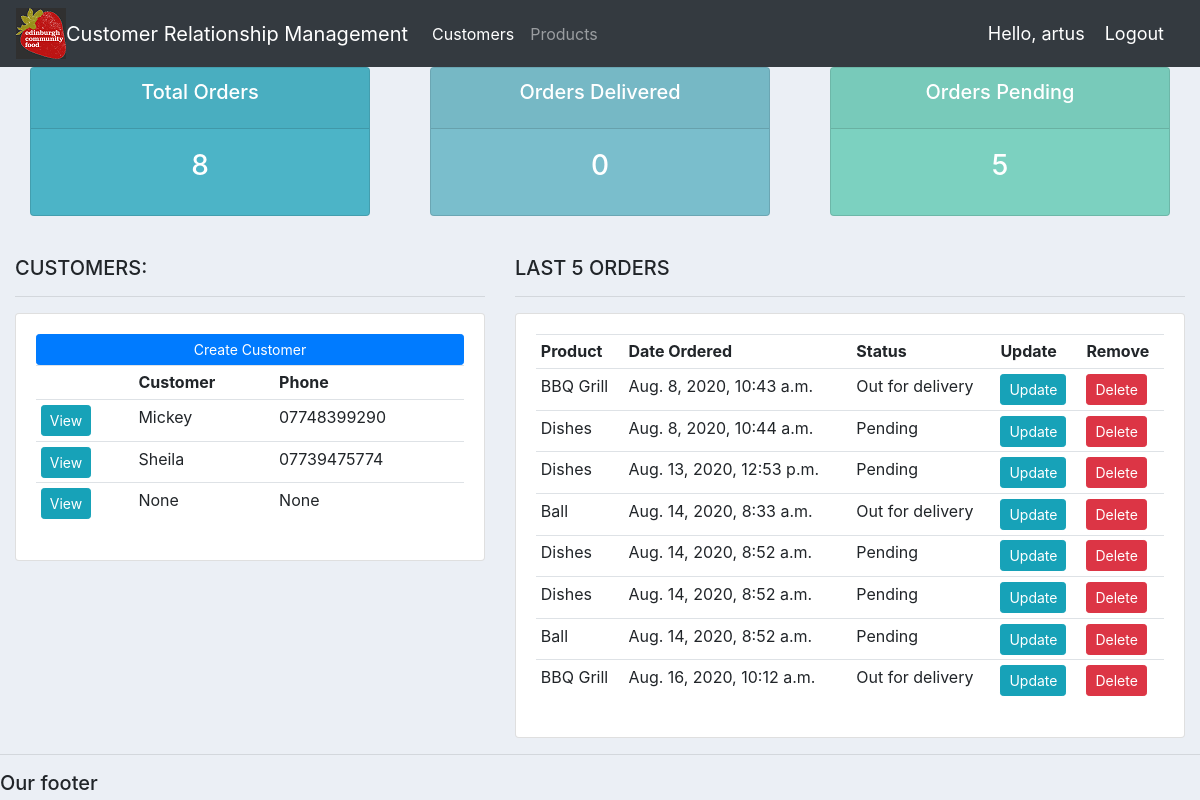
The app's page / (signed in) with its own data.
### accounts/models.py (models this page shows, shortened)
class Customer(models.Model):
        user = models.OneToOneField(User, null=True, on_delete=models.CASCADE)
        name = models.CharField(max_length=200, null=True)
        phone = models.CharField(max_length=200, null=True)
        email = models.CharField(max_length=200, null=True)
        profile_pic = models.ImageField(null=True, blank=True)
        date_created = models.DateTimeField(auto_now_add=True, null=True)

class Order(models.Model):
        STATUS = (
                ('Pending', 'Pending'),
                ('Out for delivery', 'Out for delivery'),
                ('Delivered', 'Delivered'),
                )
        customer = models.ForeignKey(Customer, null=True, on_delete=models.SET_NULL)
        product = models.ForeignKey(Product, null=True, on_delete=models.SET_NULL)
        date_created = models.DateTimeField(auto_now_add=True, null=True)
        status = models.CharField(max_length=200, null=True, choices=STATUS)
        note = models.CharField(max_length=1000, null=True)

class Product(models.Model):
        CATEGORY = (
                ('Indoor', 'Indoor'),
                ('Out Door', 'Out Door'),
                )
        name = models.CharField(max_length=200, null=True)
        price = models.FloatField(null=True)
        category = models.CharField(max_length=200, null=True, choices=CATEGORY)
        description = models.CharField(max_length=200, null=True, blank=True)
        date_created = models.DateTimeField(auto_now_add=True, null=True)
        tags = models.ManyToManyField(Tag)
        def __str__(self):
	        return self.name

### accounts/decorators.py (the view)
	def wrapper_function(request, *args, **kwargs):
		group = None
		if request.user.groups.exists():
			group = request.user.groups.all()[0].name
		if group == 'customer':
			return redirect('user-page')
		if group == 'admin':
			return view_func(request, *args, **kwargs)

### accounts/views.py (called while the page is built)
@login_required(login_url='login')
@admin_only
def home(request):
    orders = Order.objects.all()
    customers = Customer.objects.all()
    total_customers = customers.count()
    total_orders = orders.count()
    delivered = orders.filter(status='Delivered').count()
    pending = orders.filter(status='Pending').count()
    context = {
        'orders': orders,
        'customers': customers,
        'total_orders': total_orders,
        'delivered': delivered,
        'pending': pending
        }
    return render(request, 'accounts/dashboard.html', context)

### accounts/templates/accounts/dashboard.html
{%  extends 'accounts/main.html' %}
{% block content %}
{%  include 'accounts/status.html' %}
<br>
<div class="row">
	<div class="col-md-5">
		<h5>CUSTOMERS:</h5>
		<hr>
		<div class="card card-body">
			<a class="btn btn-primary  btn-sm btn-block" href="">Create Customer</a>
			<table class="table table-sm">
				<tr>
					<th></th>
					<th>Customer</th>
					<th>Phone</th>
				</tr>
				{% for customer in customers %}
					<tr>
						<td><a class="btn btn-sm btn-info" href="{% url 'customer' customer.id %}" >View</a></td>
						<td>{{customer.name}}</td>
						<td>{{customer.phone}}</td>
					</tr>
				{% endfor %}
			</table>
		</div>
	</div>
	<div class="col-md-7">
		<h5>LAST 5 ORDERS</h5>
		<hr>
		<div class="card card-body">
			<table class="table table-sm">
				<tr>
					<th>Product</th>
					<th>Date Ordered</th>
					<th>Status</th>
					<th>Update</th>
					<th>Remove</th>
				</tr>
				{% for order in orders %}
					<tr>
						<td>{{order.product}}</td>
						<td>{{order.date_created}}</td>
						<td>{{order.status}}</td>
						<td><a class="btn btn-sm btn-info" href="{% url 'update_order' order.id %}">Update</a></td>
						<td><a class="btn btn-sm btn-danger" href="{% url 'delete_order' order.id %}">Delete</a></td>
					</tr>
				{% endfor %}
			</table>
		</div>
	</div>
</div>
{% endblock %}

### accounts/templates/accounts/navbar.html (shortened to what this page needs)
{% load static %}
<nav class="navbar navbar-expand-lg navbar-dark bg-dark">
  <img src="{% static 'images/ECF_logo3.png' %}">
    <a class="navbar-brand" href="#">Customer Relationship Management</a>
    <div class="collapse navbar-collapse" id="navbarNav">
      <ul class="navbar-nav">
        {% if request.user.is_staff %}
        <li class="nav-item active">
          <a class="nav-link" href="{% url 'home' %}">Customers</a>
        </li>
        <li class="nav-item">
          <a class="nav-link" href="{% url 'products' %}">Products</a>
        </li>
        {% else %}
        <li class="nav-item">
          <a class="nav-link" href="{% url 'account' %}">Settings</a>
        </li>
        {% endif %}
      </ul>
    </div>
    <span class="hello-msg">Hello, {{request.user}} </span>
    <span><a class="hello-msg" href="{% url 'logout' %}">Logout</a></span>
  </nav>

### static/css/main.css (style rules this page uses)
body { background-color: #ebeff5; }

### accounts/templates/accounts/navbar.html (style rules this page uses)
.hello-msg { font-size: 18px; color: #fff; margin-right: 20px; }

### records on screen
Customer: name "Mickey", phone "07748399290"
Customer: name "Sheila", phone "07739475774"
Customer: name "None", phone "None"
Order: product "BBQ Grill", date_created "Aug. 8, 2020, 10:43 a.m.", status "Out for delivery"
Order: product "Dishes", date_created "Aug. 8, 2020, 10:44 a.m.", status "Pending"
Order: product "Dishes", date_created "Aug. 13, 2020, 12:53 p.m.", status "Pending"
Order: product "Ball", date_created "Aug. 14, 2020, 8:33 a.m.", status "Out for delivery"
Order: product "Dishes", date_created "Aug. 14, 2020, 8:52 a.m.", status "Pending"
Order: product "Dishes", date_created "Aug. 14, 2020, 8:52 a.m.", status "Pending"
Order: product "Ball", date_created "Aug. 14, 2020, 8:52 a.m.", status "Pending"
Order: product "BBQ Grill", date_created "Aug. 16, 2020, 10:12 a.m.", status "Out for delivery"

### other values on screen
{{ request.user }} "artus"
{{ total_orders }} "8"
{{ delivered }} "0"
{{ pending }} "5"
